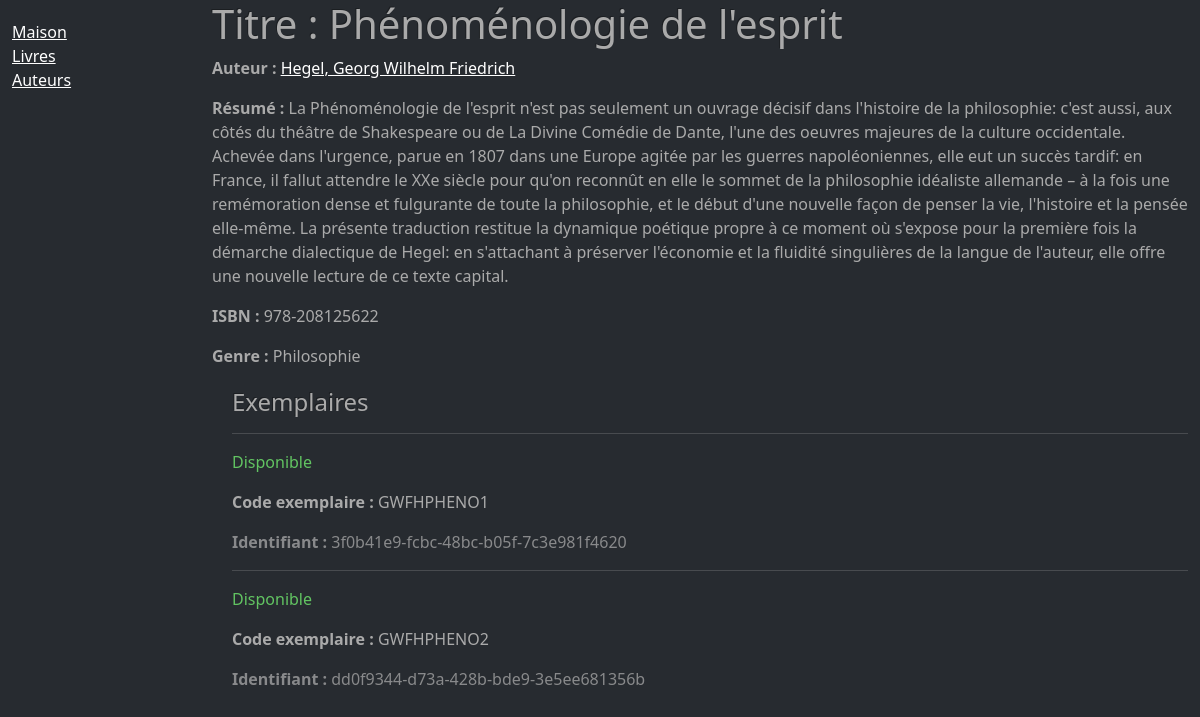
Page /catalog/book/5 on the committed database.
### catalog/models.py (models this page shows, shortened)
class Book(models.Model):
  title = models.CharField(max_length=200)
  author = models.ForeignKey('Author', on_delete=models.SET_NULL, null=True)
  summary = models.TextField(max_length=1000, help_text='Entrez une brève description de l\'ouvrage.')
  isbn = models.CharField(
    'ISBN',
    max_length=13,
    help_text='N° ISBN à 13 caractères. <a href="https://www.isbn-international.org/content/what-isbn">ISBN</a>'
  )
  genre = models.ManyToManyField(Genre, help_text='Sélectionner un genre pour ce livre.')
  class Meta:
    ordering = ['author', 'title']

class Author(models.Model):
  first_name = models.CharField(max_length=100)
  last_name = models.CharField(max_length=100)
  date_of_birth = models.DateField(null=True, blank=True)
  date_of_death = models.DateField('Died', null=True, blank=True)
  class Meta:
    ordering = ['last_name', 'first_name']
  def __str__(self):
    return f'{self.last_name}, {self.first_name}'

class Genre(models.Model):
  name = models.CharField(max_length=200, help_text='Entrez un genre littéraire (ex: Science fiction.)')
  class Meta:
    ordering = ['name']
  def __str__(self):
    return self.name

class BookInstance(models.Model):
  id = models.UUIDField(primary_key=True, default=uuid.uuid4, help_text='Identifiant unique pour ce livre à la bibliothèque.')
  book = models.ForeignKey('Book', on_delete=models.SET_NULL, null=True)
  imprint = models.CharField(max_length=200)
  due_back = models.DateField(null=True, blank=True)
  LOAN_STATUS = (
    ('m', 'Maintenance'),
    ('p', 'Prêté'),
    ('d', 'Disponible'),
    ('r', 'Réservé'),
  )
  status = models.CharField(
    max_length=1,
    choices=LOAN_STATUS,
    blank=True,
    default='m',
    help_text='Disponibilité du livre.'
  )
  class Meta:
    ordering = ['due_back']

### catalog/views.py (the view)
# urls.py: path('book/<int:pk>', views.BookDetailView.as_view(), name='book-detail')
class BookDetailView(generic.DetailView):
  model = Book

### catalog/templates/catalog/book_detail.html (shortened to what this page needs)
{% extends 'catalog/base_generic.html' %}
{% block content %}
  <h1>Titre : {{ book.title }}</h1>
  <p><strong>Auteur :</strong> <a href="#">{{ book.author }}</a></p>
  <p><strong>Résumé :</strong> {{ book.summary }}</p>
  <p><strong>ISBN :</strong> {{ book.isbn }}</p>
  <p><strong>Genre :</strong> {{ book.genre.all|join:", " }}</p>
  <div style="margin-left: 20px; margin-top: 20px">
    <h4>Exemplaires</h4>
    {% for copy in book.bookinstance_set.all %}
    <hr>
    <p class="{% if copy.status == 'd' %}text-success{% elif copy.status == 'm' %}text-danger{% else %}text-warning{% endif %}">
      {{ copy.get_status_display }}
    </p>
    <p><strong>Code exemplaire :</strong> {{ copy.imprint }}</p>
    <p class="text-muted"><strong>Identifiant :</strong> {{ copy.id }}</p>
    {% endfor %}
  </div>
{% endblock %}

### rows in the picture
Book: author "Hegel, Georg Wilhelm Friedrich", summary "La Phénoménologie de l'esprit n'est pas seulement un ouvrage décisif dans l'histoire de la philosophie: c'est aussi, aux côtés du théâtre de Shakespeare ou de La Divine Comédie de Dante, l'une des oeuvres majeures de la culture occidentale. Achevée dans l'urgence, parue en 1807 dans une Europe agitée par les guerres napoléoniennes, elle eut un succès tardif: en France, il fallut attendre le XXe siècle pour qu'on reconnût en elle le sommet de la philosophie idéaliste allemande – à la fois une remémoration dense et fulgurante de toute la philosophie, et le début d'une nouvelle façon de penser la vie, l'histoire et la pensée elle-même. La présente traduction restitue la dynamique poétique…", isbn "978-208125622", genre.all "Philosophie"
BookInstance: status "Disponible", imprint "GWFHPHENO1", id "3f0b41e9-fcbc-48bc-b05f-7c3e981f4620"
BookInstance: status "Disponible", imprint "GWFHPHENO2", id "dd0f9344-d73a-428b-bde9-3e5ee681356b"
